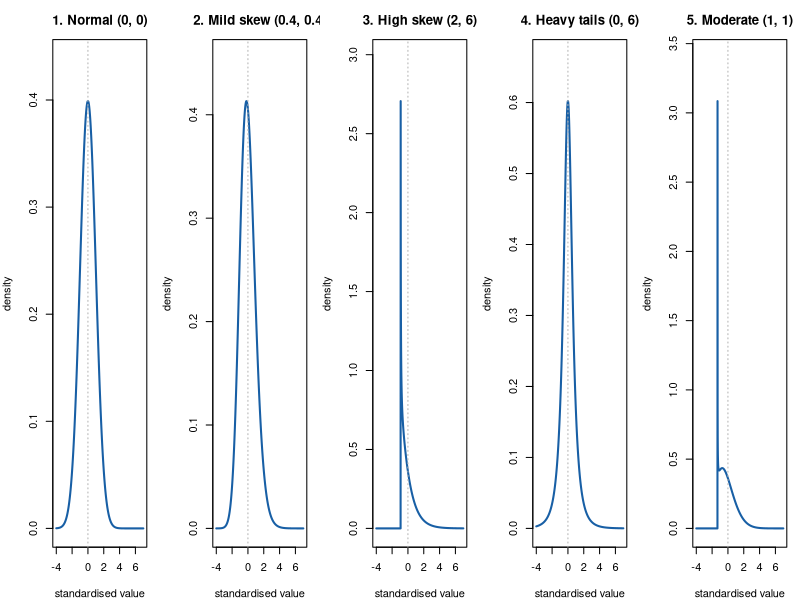

This figure's R source:
## Compute exact Fleishman densities and validate against MC histograms.
## Reads coefficients from fleishman_5panel_coefficients.csv,
## writes density curves to fleishman_5panel_density_curves.csv.

coef <- read.csv(file.path("dev", "fleishman_5panel_coefficients.csv"),
                 stringsAsFactors = FALSE)

## Exact density via change of variables:
##   Y = p(Z) = -c + bZ + cZ^2 + dZ^3
##   f_Y(y) = sum over real roots z_i of p(z)=y  of  phi(z_i) / |p'(z_i)|
fleishman_density <- function(y, b, c, d) {
  if (b == 1 && c == 0 && d == 0) return(dnorm(y))
  vapply(y, function(yy) {
    ## solve d z^3 + c z^2 + b z + (-c - yy) = 0
    roots <- polyroot(c(-c - yy, b, c, d))
    re <- Re(roots); im <- Im(roots)
    real <- re[abs(im) < 1e-8]
    if (!length(real)) return(0)
    dp <- b + 2*c*real + 3*d*real^2
    val <- dnorm(real) / abs(dp)
    val <- val[is.finite(val)]
    if (!length(val)) 0 else sum(val)
  }, numeric(1))
}

## ---- build curves and validate ---------------------------------------------
xg <- seq(-4, 7, length.out = 1000)
curves <- list()
cat("Validation: integral of density (should be ~1)\n")
for (i in seq_len(nrow(coef))) {
  b <- coef$b[i]; c <- coef$c[i]; d <- coef$d[i]
  dens <- fleishman_density(xg, b, c, d)
  integral <- sum((dens[-1] + dens[-length(dens)]) / 2 * diff(xg))
  cat(sprintf("  %-20s integral=%.4f  max=%.4f\n",
              coef$case[i], integral, max(dens)))
  curves[[i]] <- data.frame(case = coef$case[i], x = xg, density = dens)
}

out <- do.call(rbind, curves)
write.csv(out, file.path("dev", "fleishman_5panel_density_curves.csv"),
          row.names = FALSE)
cat("\nSaved: dev/fleishman_5panel_density_curves.csv\n")

## ---- also draw a base-R PNG so it exists on disk ---------------------------
labels <- c(
  normal             = "1. Normal (0, 0)",
  mild_skew_low_kurt = "2. Mild skew (0.4, 0.4)",
  high_skew          = "3. High skew (2, 6)",
  no_skew_high_kurt  = "4. Heavy tails (0, 6)",
  moderate           = "5. Moderate (1, 1)"
)
png(file.path("dev", "fleishman_5panel_density.png"),
    width = 1500, height = 350, res = 110)
op <- par(mfrow = c(1, 5), mar = c(4, 4, 3, 1))
for (i in seq_len(nrow(coef))) {
  sub <- subset(out, case == coef$case[i])
  plot(sub$x, sub$density, type = "l", lwd = 2, col = "#185FA5",
       xlab = "standardised value", ylab = "density",
       main = labels[[coef$case[i]]],
       ylim = c(0, max(sub$density) * 1.1))
  abline(v = 0, col = "grey70", lty = 3)
}
par(op); dev.off()
cat("Saved: dev/fleishman_5panel_density.png\n")
